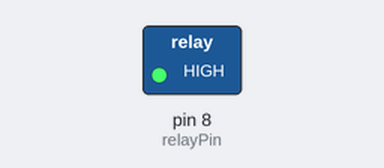
A sketch run on a simulated Arduino Uno, built with avr-gcc and run on an emulated ATmega328P. On the bench: switched loads named in the sketch (green lamp = pin HIGH).

Above: at 0.1 s.
Timing chart, 0 to 1.6 s (numbered marks = the images above):
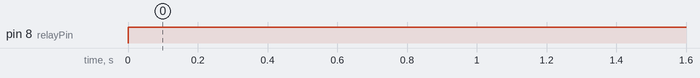

The sketch:

relay_testing.ino
```cpp
// test relay code
int relayPin = 8;
void setup() {
 pinMode(relayPin,OUTPUT);
 digitalWrite(relayPin, LOW);


}

void loop() {
 // delay (1000);
  digitalWrite(relayPin,HIGH);
 // delay (1000);
  //digitalWrite(relayPin,LOW);
}
```

Measured:
- by itself, pin 8 (relayPin): LOW → HIGH at 0.00 s
